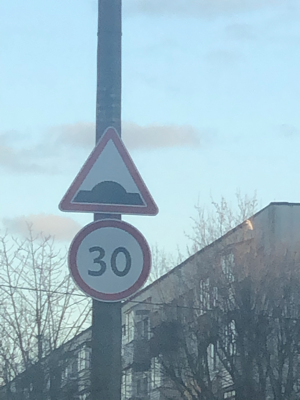
#> input picture Task-1/img2.png, 300 x 400 px
$ jupyter execute 'q1 copy 2.ipynb'
#> lines starting #> are read from the running program, lines starting #| are printed output that depends on the picture; after the words box and inside, x2 and y2 are one past the last pixel; in counts of white or black regions, pixels touching at a corner belong together
[cell 1]
import cv2
import numpy as np
import matplotlib.pyplot as plt
import math
import os

[cell 2]
data_dir = './Task-1'
scene_image_path = os.path.join(data_dir, "img2.png")
sign_image_path = os.path.join(data_dir, "rh_sign.jpg")

scene_image = cv2.imread(scene_image_path)
#> scene_image is the input picture: shape (400, 300, 3); mean B, G, R 192.5, 179.8, 152
sign_image = cv2.imread(sign_image_path)
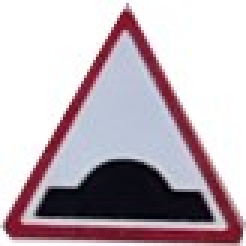
#> input picture Task-1/rh_sign.jpg, 82 x 82 px (shown 3 times larger)
#> sign_image is the input picture: shape (82, 82, 3); mean B, G, R 185.6, 178, 191.2

[cell 3]
def plot_images(images, titles=None, cols=3, figsize=(15, 10)):
    # Number of images
    num_images = len(images)

    # Calculate number of rows
    rows = math.ceil(num_images / cols)

    # Create the subplot grid
    fig, axes = plt.subplots(rows, cols, figsize=figsize)
    axes = axes.ravel()  # Flatten the 2D grid of axes to iterate over

    # Loop through each image and corresponding axis
    for i in range(rows * cols):
        if i < num_images:
            # Display image
            axes[i].imshow(images[i], cmap='gray' if len(images[i].shape) == 2 else None)

            # Add title if provided
            if titles:
                axes[i].set_title(titles[i], fontsize=12)
        else:
            # Hide any unused subplot
            axes[i].axis('off')

        # Remove axes for clarity
        axes[i].axis('off')

    # Adjust layout for better spacing
    plt.tight_layout()
    plt.show()

[cell 4]
def red_color_thresholding(image):
    """Apply red color thresholding to detect red regions in the image."""
    hsv = cv2.cvtColor(image, cv2.COLOR_BGR2HSV)

    # Define the range for detecting red color
    lower_red1 = np.array([0, 50, 50])      # Lower bound for the first red range
    upper_red1 = np.array([5, 255, 255])   # Upper bound for the first red range
    lower_red2 = np.array([165, 50, 50])   # Lower bound for the second red range
    upper_red2 = np.array([180, 255, 255]) # Upper bound for the second red range

    # Create masks for the red regions
    mask1 = cv2.inRange(hsv, lower_red1, upper_red1)
    mask2 = cv2.inRange(hsv, lower_red2, upper_red2)

    # Combine the two masks
    mask = cv2.bitwise_or(mask1, mask2)

    return mask

def locate_rh_sign(sign_image, scene_image):
    """Detect all contours matching the reference sign and draw boxes around them."""

    # Convert images to grayscale
    source_gray = cv2.cvtColor(sign_image, cv2.COLOR_BGR2GRAY)
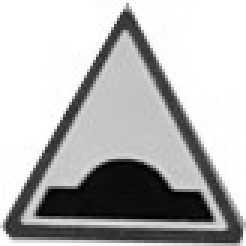
#> source_gray: shape (82, 82) (shown 3 times larger); min 1, max 255, mean 182.8
    target_gray = cv2.cvtColor(scene_image, cv2.COLOR_BGR2GRAY)
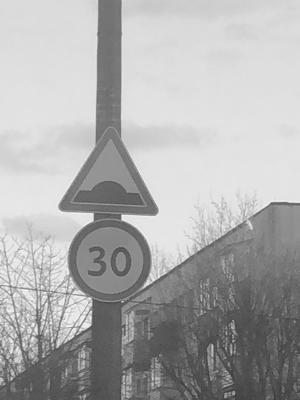
#> target_gray: shape (400, 300); min 56, max 246, mean 173

    debug_images = []
    debug_titles = []
    debug_images.append(scene_image.copy())
    debug_titles.append('Original')

    # Threshold the source and target images
    _, source_thresh = cv2.threshold(source_gray, 127, 255, cv2.THRESH_BINARY)
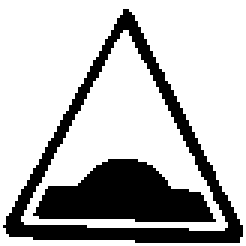
#> source_thresh: shape (82, 82) (shown 3 times larger); 73.5% white; 2 black regions, box (x1, y1, x2, y2) and area: (1, 3, 81, 81) 958, (11, 53, 72, 74) 821
    _, target_thresh = cv2.threshold(target_gray, 127, 255, cv2.THRESH_BINARY)
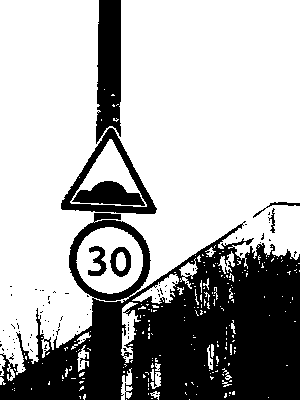
#> target_thresh: shape (400, 300); 68.5% white; 91 black regions (83 under 20 px), largest, box (x1, y1, x2, y2) and area: (0, 213, 300, 400) 30849, (96, 0, 121, 144) 3007, (61, 128, 157, 214) 1802

    plot_images([source_thresh, target_thresh], ["Source", "Target"])
#> in plot_images, `num_images = len(images)`: num_images = 2
#> in plot_images, `rows = math.ceil(num_images / cols)`: rows = 1

    # Initialize SIFT for keypoint detection and descriptor extraction
    orb = cv2.SIFT_create()

    # Detect keypoints and descriptors
    source_kp, source_des = orb.detectAndCompute(source_thresh, None)
#> source_kp = 27 keypoints; strongest (x, y, size): (9, 73, 3.3), (42, 7, 4.7), (73, 75, 3.2), (69, 57, 3.8)
    target_kp, target_des = orb.detectAndCompute(target_thresh, None)
#> target_kp = 365 keypoints; strongest (x, y, size): (144, 376, 2), (233, 393, 2.3), (82, 387, 2.1), (81, 382, 2)

    # Match descriptors using BFMatcher
    bf = cv2.BFMatcher()
    matches = bf.match(source_des, target_des)
#> matches = 27 matches

    # Sort matches by distance (best matches first)
    matches = sorted(matches, key=lambda x: x.distance)[:10]
#> matches = 10 matches

    # Extract the corresponding points
    source_pts = np.float32([source_kp[m.queryIdx].pt for m in matches]).reshape(-1, 1, 2)
#> source_pts = [[57.61, 61.44], [52.5, 24.91], [57.61, 61.44], [52.5, 24.91], [68.79, 56.81], [68.79, 56.81], [59.95, 57.69], [22.87, 56.43], [42.06, 6.99], [38.03, 11.65]]
    target_pts = np.float32([target_kp[m.trainIdx].pt for m in matches]).reshape(-1, 1, 2)
#> target_pts = [[127.6, 191.4], [229.6, 232.8], [127.6, 191.4], [229.6, 232.8], [154.9, 283.1], [150.5, 285.8], [130.6, 187.4], [87.51, 184.9], [65.43, 205], [171.4, 271.9]]

    # Find a homography to warp the reference sign onto the scene
    homography, mask_h = cv2.findHomography(source_pts, target_pts, cv2.RANSAC, 5.0)
#> homography = [[-3.21, 2.34, 130.3], [-6.12, 3.97, 243.2], [-0.0271, 0.0206, 1]]; mask_h = [1, 1, 1, 1, 0, 0, 1, 0, 0, 1]

    # Warp the reference mask onto the scene
    h, w = source_thresh.shape
#> h = 82; w = 82
    warped_mask = cv2.warpPerspective(source_thresh, homography, (target_gray.shape[1], target_gray.shape[0]))
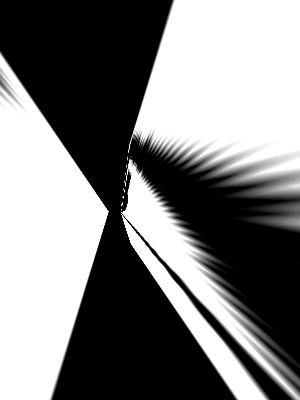
#> warped_mask: shape (400, 300); min 0, max 255, mean 126.7

    matched_img = cv2.drawMatches(sign_image, source_kp, scene_image, target_kp, matches, None, flags=cv2.DrawMatchesFlags_NOT_DRAW_SINGLE_POINTS)
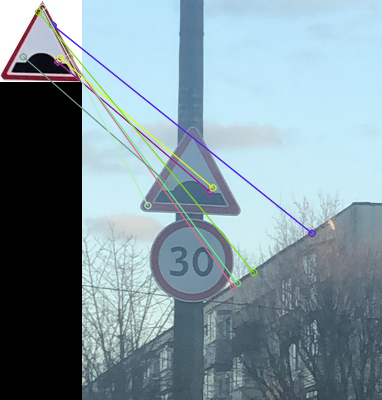
#> matched_img: shape (400, 382, 3); mean B, G, R 158.2, 148.6, 127.6

    plot_images([matched_img])
    # Threshold and find contours in the warped mask
    _, warped_thresh = cv2.threshold(warped_mask, 127, 255, cv2.THRESH_BINARY)
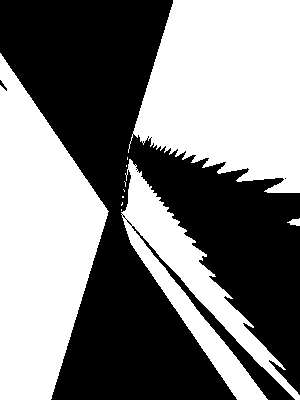
#> warped_thresh: shape (400, 300); 49.6% white; 11 white regions (7 under 20 px), largest, box (x1, y1, x2, y2) and area: (128, 0, 300, 193) 25149, (0, 53, 109, 400) 23695, (121, 159, 300, 400) 10643, (287, 218, 300, 226) 66
    # contours, _ = cv2.findContours(warped_thresh, cv2.RETR_EXTERNAL, cv2.CHAIN_APPROX_SIMPLE)

    # # Find the reference contour
    # ref_contour, _ = cv2.findContours(source_thresh, cv2.RETR_EXTERNAL, cv2.CHAIN_APPROX_SIMPLE)
    # ref_contour = ref_contour[0] if ref_contour else None

    result_image = scene_image.copy()

    # [11 lines of commented-out code are left out]
    debug_images.append(result_image)
    debug_titles.append("All Detected RH Sign Contours")

    # Display debug images
    plot_images(debug_images, debug_titles)

    # return result_image, contours
